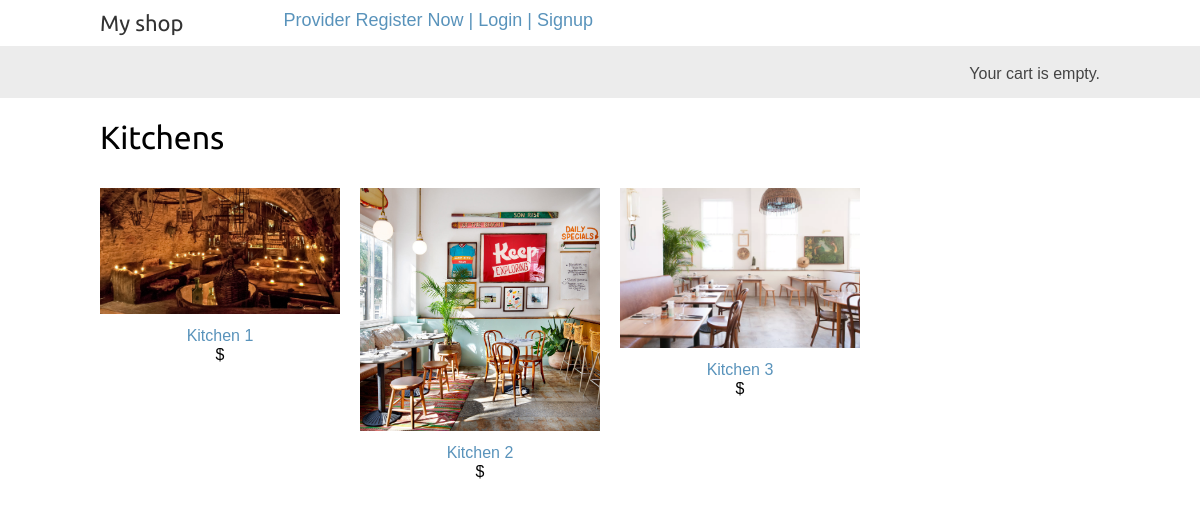
/home/user/, run on an earlier commit of the app's database.
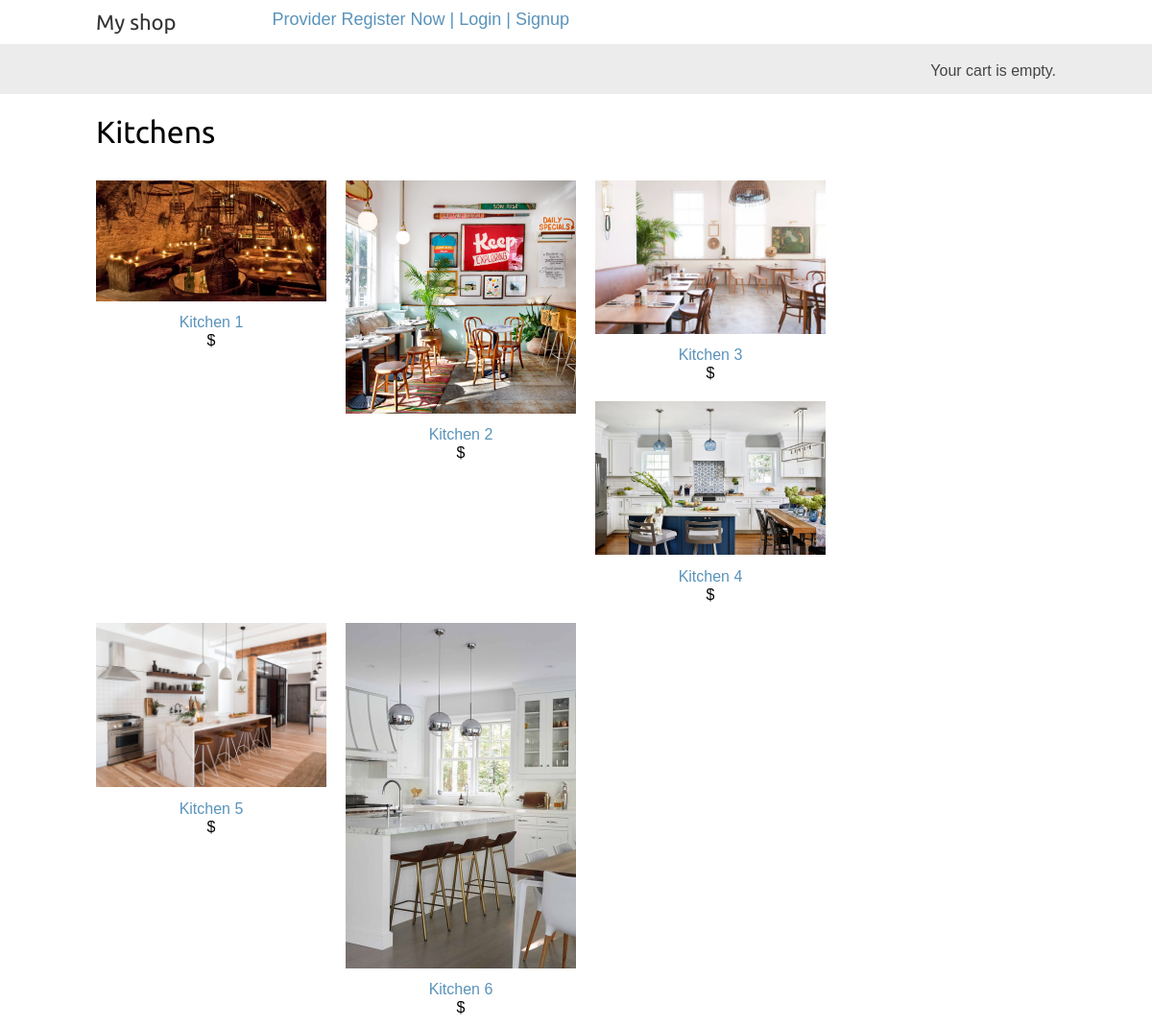
And on a later commit of the database.
### serviceProviderApp/models.py (models this page shows, shortened)
class Kitchen2Register(models.Model):
    name = models.CharField(max_length=200, db_index=True)
    email=models.CharField(max_length=50)
    image = models.ImageField(upload_to='kitchens/', blank=True)
    description = models.TextField(blank=True)
    menu = models.ManyToManyField(menuItem)
    TIMES_TO_WORK = [
        ('Tm1','8:00'),
        ('Tm2','8:30'),
        ('Tm3','9:00'),
        ('Tm4','9:30'),
        ('Tm5','10:00'),
        ('Tm6', '10:30'),
        ('Tm7', '11:00'),
        ('Tm8', '11:30'),
        ('Tm9', '12:00'),
        ('Tm10', '12:30'),
        ('Tm11', '13:00'),
        ('Tm12', '13:30'),
        ('Tm13', '14:00'),
        ('Tm14', '14:30'),
        ('Tm15', '15:00'),
        ('Tm16', '15:30'),
        ('Tm17', '16:00'),
        ('Tm18', '16:30'),
        ('Tm19', '17:00'),
    ]
    monday = models.BooleanField(default=False)
    mondayStartTime = models.CharField(max_length=4,choices=TIMES_TO_WORK,default='Tm1',)
    mondayEndTime = models.CharField(max_length=4, choices=TIMES_TO_WORK, default='Tm19', )
    tuesday=models.BooleanField(default=False)
    tuesdayStartTime = models.CharField(max_length=4, choices=TIMES_TO_WORK, default='Tm1', )
    tuesdayEndTime = models.CharField(max_length=4, choices=TIMES_TO_WORK, default='Tm19', )
    wednesday = models.BooleanField(default=False)
    wednesdayStartTime = models.CharField(max_length=4, choices=TIMES_TO_WORK, default='Tm1', )
    wednesdayEndTime = models.CharField(max_length=4, choices=TIMES_TO_WORK, default='Tm19', )
    thursday = models.BooleanField(default=False)
    thursdayStartTime = models.CharField(max_length=4, choices=TIMES_TO_WORK, default='Tm1', )
    thursdayEndTime = models.CharField(max_length=4, choices=TIMES_TO_WORK, default='Tm19', )
    friday = models.BooleanField(default=False)
    fridayStartTime = models.CharField(max_length=4, choices=TIMES_TO_WORK, default='Tm1', )
    fridayEndTime = models.CharField(max_length=4, choices=TIMES_TO_WORK, default='Tm19', )
    saturday = models.BooleanField(default=False)
    saturdayStartTime = models.CharField(max_length=4, choices=TIMES_TO_WORK, default='Tm1', )
    saturdayEndTime = models.CharField(max_length=4, choices=TIMES_TO_WORK, default='Tm19', )
    sunday = models.BooleanField(default=False)
    sundayStartTime = models.CharField(max_length=4, choices=TIMES_TO_WORK, default='Tm1', )
    sundayEndTime = models.CharField(max_length=4, choices=TIMES_TO_WORK, default='Tm19', )
    def get_absolute_url(self):
        return reverse('userModule:kitchen_detail', args=[self.id])

### userModule/views.py (the view)
def kitchen_list(request):
    k = Kitchen2Register.objects.all() #filter(available=True)
    return render(request, 'userModule/kitchen_list.html',{'kitchens':k})

### userModule/templates/userModule/kitchen_list.html (shortened to what this page needs)
{% extends "myApp/base.html" %}
{% load static %}
{% block content %}
    <div id="main" class="product-list">
        <h1>Kitchens</h1>
        {% for k in kitchens %}
            <div class="item">
                <a href="{{ k.get_absolute_url }}">
                    <img src="{% if k.image %}{{ k.image.url }}{% else %}{% static "img/no_image.png" %}{% endif %}">
                </a>
                <a href="{{ k.get_absolute_url }}">{{ k.name }}</a><br>
                ${{ k.price }}
            </div>
        {% endfor %}
    </div>
{% endblock %}

What changed in the data, as far as the page shows it:
added Kitchen2Register: image (picture), name "Kitchen 4"
added Kitchen2Register: image (picture), name "Kitchen 5"
added Kitchen2Register: image (picture), name "Kitchen 6"
